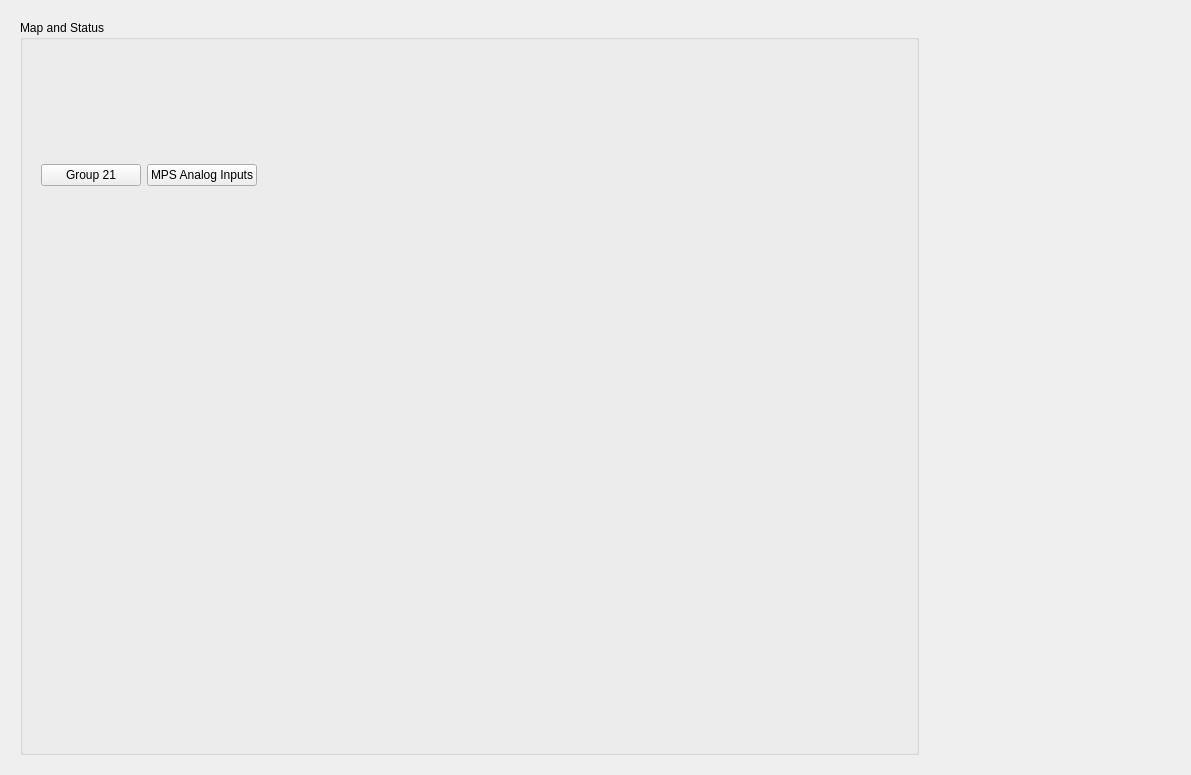
<?xml version="1.0" encoding="UTF-8"?>
<ui version="4.0">
 <class>Form</class>
 <widget class="QWidget" name="Form">
  <property name="geometry">
   <rect>
    <x>0</x>
    <y>0</y>
    <width>1191</width>
    <height>775</height>
   </rect>
  </property>
  <property name="windowTitle">
   <string>MPS FEES Main</string>
  </property>
  <layout class="QGridLayout" name="gridLayout_5">
   <item row="0" column="0">
    <widget class="QFrame" name="frame_3">
     <property name="frameShape">
      <enum>QFrame::NoFrame</enum>
     </property>
     <property name="frameShadow">
      <enum>QFrame::Raised</enum>
     </property>
     <layout class="QGridLayout" name="gridLayout_4">
      <item row="0" column="0">
       <widget class="QGroupBox" name="groupBox">
        <property name="title">
         <string>Map and Status</string>
        </property>
        <layout class="QGridLayout" name="gridLayout_3">
         <item row="0" column="0">
          <widget class="PyDMEmbeddedDisplay" name="PyDMEmbeddedDisplay">
           <property name="minimumSize">
            <size>
             <width>875</width>
             <height>100</height>
            </size>
           </property>
           <property name="toolTip">
            <string/>
           </property>
           <property name="filename" stdset="0">
            <string>$PHYSICS_TOP/mps_configuration/current/display/areas/mps_fees_link_nodes.ui</string>
           </property>
          </widget>
         </item>
         <item row="2" column="0">
          <spacer name="verticalSpacer_2">
           <property name="orientation">
            <enum>Qt::Vertical</enum>
           </property>
           <property name="sizeHint" stdset="0">
            <size>
             <width>20</width>
             <height>40</height>
            </size>
           </property>
          </spacer>
         </item>
         <item row="1" column="0">
          <widget class="QFrame" name="frame_2">
           <property name="frameShape">
            <enum>QFrame::NoFrame</enum>
           </property>
           <property name="frameShadow">
            <enum>QFrame::Raised</enum>
           </property>
           <layout class="QGridLayout" name="gridLayout_2">
            <item row="0" column="2">
             <spacer name="horizontalSpacer_2">
              <property name="orientation">
               <enum>Qt::Horizontal</enum>
              </property>
              <property name="sizeHint" stdset="0">
               <size>
                <width>40</width>
                <height>20</height>
               </size>
              </property>
             </spacer>
            </item>
            <item row="0" column="0">
             <widget class="PyDMRelatedDisplayButton" name="PyDMRelatedDisplayButton">
              <property name="minimumSize">
               <size>
                <width>100</width>
                <height>20</height>
               </size>
              </property>
              <property name="toolTip">
               <string/>
              </property>
              <property name="text">
               <string>Group 21</string>
              </property>
              <property name="filenames" stdset="0">
               <stringlist>
                <string>$PHYSICS_TOP/mps_configuration/current/display/groups/LinkNodeGroup21.ui</string>
               </stringlist>
              </property>
              <property name="showIcon" stdset="0">
               <bool>false</bool>
              </property>
              <property name="openInNewWindow" stdset="0">
               <bool>true</bool>
              </property>
             </widget>
            </item>
            <item row="0" column="1">
             <widget class="PyDMRelatedDisplayButton" name="PyDMRelatedDisplayButton_2">
              <property name="minimumSize">
               <size>
                <width>100</width>
                <height>20</height>
               </size>
              </property>
              <property name="toolTip">
               <string/>
              </property>
              <property name="text">
               <string>MPS Analog Inputs</string>
              </property>
              <property name="filenames" stdset="0">
               <stringlist>
                <string>mps_threshold_area.py</string>
               </stringlist>
              </property>
              <property name="showIcon" stdset="0">
               <bool>false</bool>
              </property>
              <property name="macros" stdset="0">
               <stringlist>
                <string>AREA=FEES</string>
               </stringlist>
              </property>
              <property name="openInNewWindow" stdset="0">
               <bool>true</bool>
              </property>
             </widget>
            </item>
           </layout>
          </widget>
         </item>
        </layout>
       </widget>
      </item>
      <item row="0" column="2">
       <widget class="QFrame" name="frame">
        <property name="frameShape">
         <enum>QFrame::NoFrame</enum>
        </property>
        <property name="frameShadow">
         <enum>QFrame::Raised</enum>
        </property>
        <layout class="QGridLayout" name="gridLayout">
         <item row="0" column="0">
          <spacer name="verticalSpacer">
           <property name="orientation">
            <enum>Qt::Vertical</enum>
           </property>
           <property name="sizeHint" stdset="0">
            <size>
             <width>20</width>
             <height>40</height>
            </size>
           </property>
          </spacer>
         </item>
         <item row="1" column="0">
          <widget class="PyDMDrawingImage" name="PyDMDrawingImage_2">
           <property name="minimumSize">
            <size>
             <width>80</width>
             <height>75</height>
            </size>
           </property>
           <property name="maximumSize">
            <size>
             <width>80</width>
             <height>75</height>
            </size>
           </property>
           <property name="toolTip">
            <string/>
           </property>
           <property name="styleSheet">
            <string notr="true"/>
           </property>
           <property name="brush" stdset="0">
            <brush brushstyle="SolidPattern">
             <color alpha="255">
              <red>193</red>
              <green>193</green>
              <blue>195</blue>
             </color>
            </brush>
           </property>
           <property name="filename" stdset="0">
            <string>lcls_mps_lockup_stacked_digital.png</string>
           </property>
          </widget>
         </item>
        </layout>
       </widget>
      </item>
      <item row="0" column="1">
       <spacer name="horizontalSpacer">
        <property name="orientation">
         <enum>Qt::Horizontal</enum>
        </property>
        <property name="sizeHint" stdset="0">
         <size>
          <width>40</width>
          <height>20</height>
         </size>
        </property>
       </spacer>
      </item>
     </layout>
    </widget>
   </item>
  </layout>
 </widget>
 <customwidgets>
  <customwidget>
   <class>PyDMDrawingImage</class>
   <extends>QWidget</extends>
   <header>pydm.widgets.drawing</header>
  </customwidget>
  <customwidget>
   <class>PyDMEmbeddedDisplay</class>
   <extends>QFrame</extends>
   <header>pydm.widgets.embedded_display</header>
  </customwidget>
  <customwidget>
   <class>PyDMRelatedDisplayButton</class>
   <extends>QPushButton</extends>
   <header>pydm.widgets.related_display_button</header>
  </customwidget>
 </customwidgets>
 <resources/>
 <connections/>
</ui>
